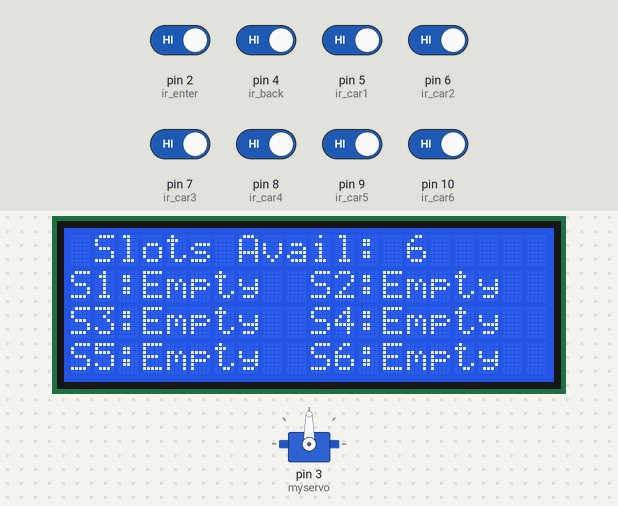
A sketch run on a simulated Arduino Uno, built with avr-gcc and run on an emulated ATmega328P. Shown: servo, 20×4 character LCD. The inputs (shaded band) are chosen by the test bench; at power-on: pin 2 (ir_enter), pin 4 (ir_back), pin 5 (ir_car1), pin 6 (ir_car2), pin 7 (ir_car3), pin 8 (ir_car4), pin 9 (ir_car5), pin 10 (ir_car6) HIGH.

Above: at 3.3 s.
3.4 s: pin 5 (ir_car1) driven LOW
At 4.3 s:
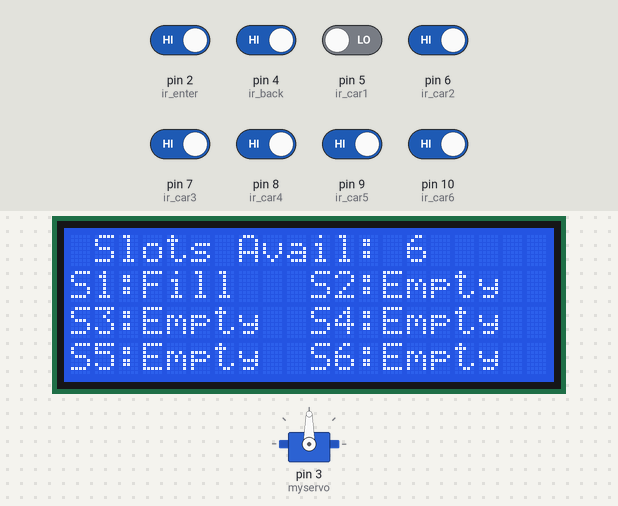
4.9 s: pin 6 (ir_car2) driven LOW
At 5.8 s:
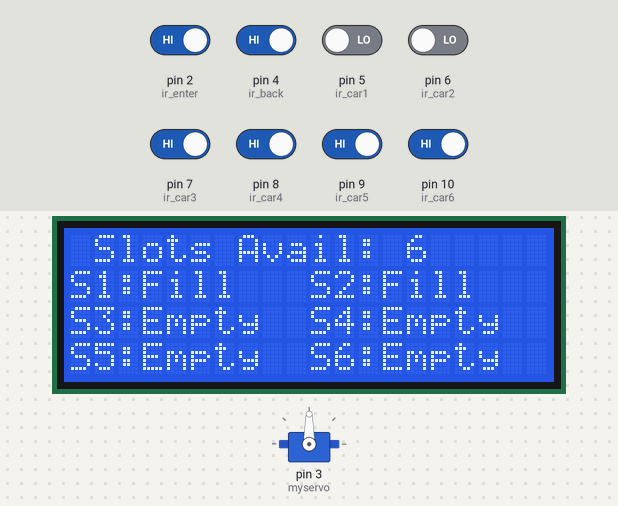
6.5 s: pin 7 (ir_car3) driven LOW
At 7.3 s:
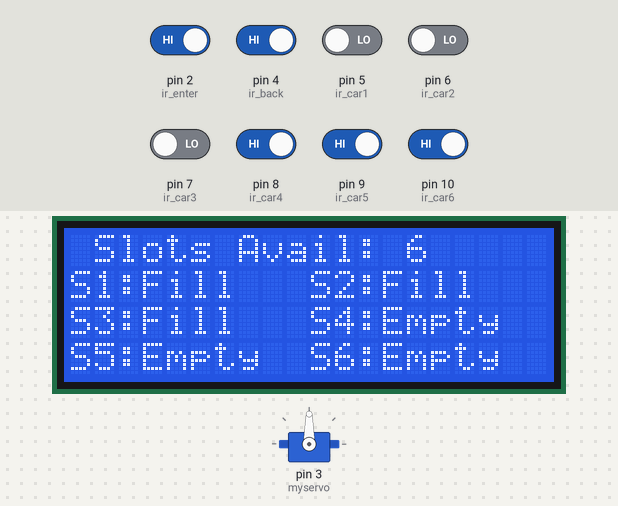
8.1 s: pin 8 (ir_car4) driven LOW
At 8.8 s:
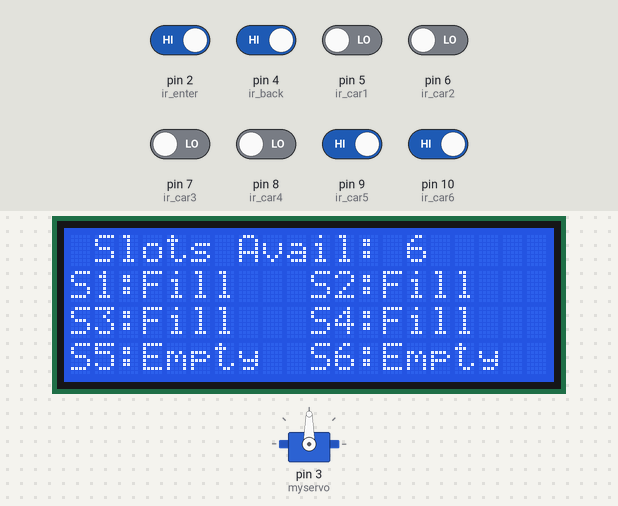
9.7 s: pin 9 (ir_car5) driven LOW
At 10.4 s:
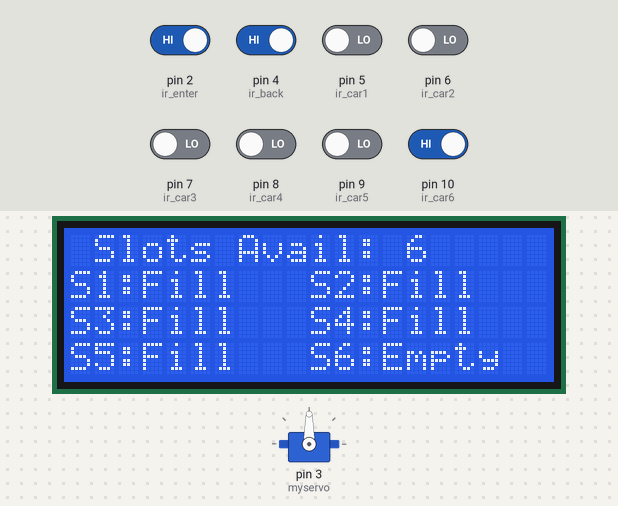
11.3 s: pin 10 (ir_car6) driven LOW
At 11.9 s:
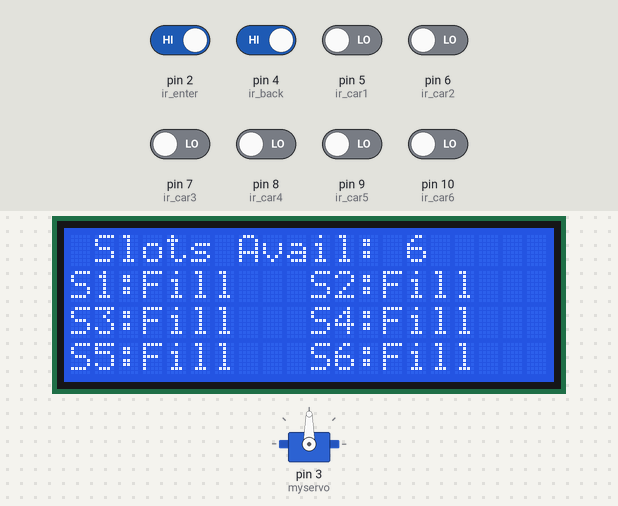
Timing chart, 0 to 13.9 s (numbered marks = the images above; inputs shaded):
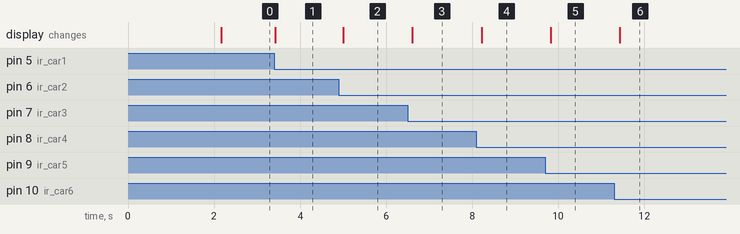

The sketch:

smart_parking_system.ino
```cpp
#include <Servo.h> // Includes the servo library
#include <Wire.h>
#include <LiquidCrystal_I2C.h>

// Initialize the LCD with common syntax
LiquidCrystal_I2C lcd(0x27, 20, 4);

Servo myservo;

#define ir_enter 2
#define ir_back  4

#define ir_car1 5
#define ir_car2 6
#define ir_car3 7
#define ir_car4 8
#define ir_car5 9
#define ir_car6 10

int S1 = 0, S2 = 0, S3 = 0, S4 = 0, S5 = 0, S6 = 0;
int flag1 = 0, flag2 = 0;
int slot = 6;

void setup() {
  Serial.begin(9600);

  pinMode(ir_car1, INPUT);
  pinMode(ir_car2, INPUT);
  pinMode(ir_car3, INPUT);
  pinMode(ir_car4, INPUT);
  pinMode(ir_car5, INPUT);
  pinMode(ir_car6, INPUT);

  pinMode(ir_enter, INPUT);
  pinMode(ir_back, INPUT);

  myservo.attach(3);
  myservo.write(90);

  lcd.init(); // Initialize the LCD
  lcd.backlight(); // Turn on the LCD backlight

  lcd.setCursor(0, 0);
  lcd.print("   Car Parking   ");
  lcd.setCursor(0, 1);
  lcd.print("     System      ");
  delay(2000);
  lcd.clear();

  Read_Sensor();

  int total = S1 + S2 + S3 + S4 + S5 + S6;
  slot = slot - total;
}

void loop() {
  Read_Sensor();

  lcd.setCursor(0, 0);
  lcd.print(" Slots Avail: ");
  lcd.print(slot);
  lcd.print("   ");

  lcd.setCursor(0, 1);
  lcd.print(S1 ? "S1:Fill " : "S1:Empty");
  lcd.setCursor(10, 1);
  lcd.print(S2 ? "S2:Fill " : "S2:Empty");

  lcd.setCursor(0, 2);
  lcd.print(S3 ? "S3:Fill " : "S3:Empty");
  lcd.setCursor(10, 2);
  lcd.print(S4 ? "S4:Fill " : "S4:Empty");

  lcd.setCursor(0, 3);
  lcd.print(S5 ? "S5:Fill " : "S5:Empty");
  lcd.setCursor(10, 3);
  lcd.print(S6 ? "S6:Fill " : "S6:Empty");

  if (digitalRead(ir_enter) == 0 && flag1 == 0) {
    if (slot > 0) {
      flag1 = 1;
      if (flag2 == 0) {
        myservo.write(180);
        slot--;
      }
    } else {
      lcd.setCursor(0, 0);
      lcd.print("Parking Full     ");
      delay(1500);
    }
  }

  if (digitalRead(ir_back) == 0 && flag2 == 0) {
    flag2 = 1;
    if (flag1 == 0) {
      myservo.write(180);
      slot++;
    }
  }

  if (flag1 == 1 && flag2 == 1) {
    delay(1000);
    myservo.write(90);
    flag1 = 0;
    flag2 = 0;
  }

  delay(10); // Allow smooth processing
}

void Read_Sensor() {
  S1 = 0; S2 = 0; S3 = 0; S4 = 0; S5 = 0; S6 = 0;

  if (digitalRead(ir_car1) == 0) { S1 = 1; }
  if (digitalRead(ir_car2) == 0) { S2 = 1; }
  if (digitalRead(ir_car3) == 0) { S3 = 1; }
  if (digitalRead(ir_car4) == 0) { S4 = 1; }
  if (digitalRead(ir_car5) == 0) { S5 = 1; }
  if (digitalRead(ir_car6) == 0) { S6 = 1; }
}
```

Measured:
- after the input at 3.4 s, the display: changes at once (image 1)
- after the input at 4.9 s, the display: changes after 0.10 s (image 2)
- after the input at 6.5 s, the display: changes after 0.11 s (image 3)
- after the input at 8.1 s, the display: changes after 0.12 s (image 4)
- after the input at 9.7 s, the display: changes after 0.13 s (image 5)
- after the input at 11.3 s, the display: changes after 0.13 s (image 6)
